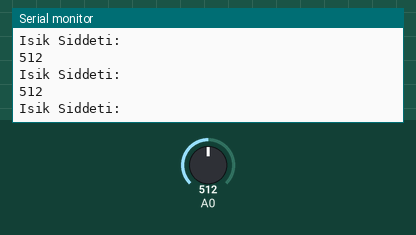
This sketch was run on a simulated Arduino Uno, built with avr-gcc and run on an emulated ATmega328P. Shown: the last lines printed to the serial monitor. The test bench sets the inputs (shaded band); at power-on: A0 = 512.

Above: at 1.2 s.
1.3 s: A0 set to 109
At 2.4 s:
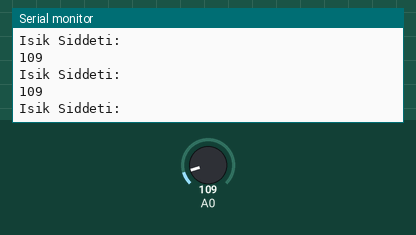
2.8 s: A0 set to 91
At 3.4 s:
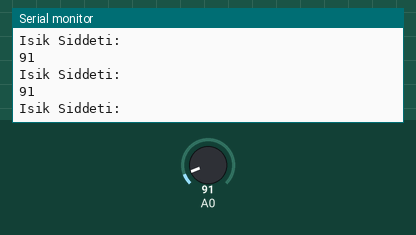
5.8 s: A0 set to 11
At 6.5 s:
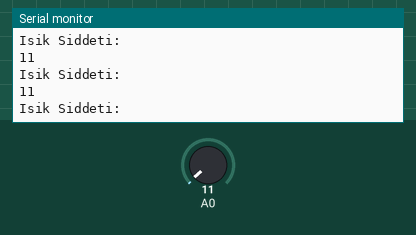
8.8 s: A0 set to 8
At 9.6 s:
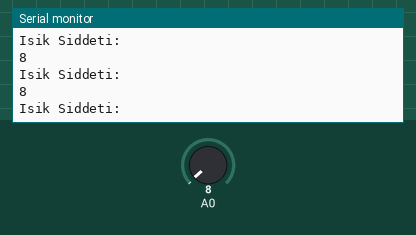
Timing chart, 0 to 11.3 s (numbered marks = the images above; inputs shaded):
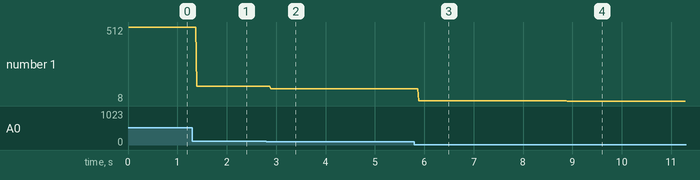

Measured:
- after the input at 1.3 s, the serial monitor: prints a new line after 0.09 s (image 1)
- after the input at 2.8 s, the serial monitor: prints a new line after 0.09 s (image 2)
- after the input at 5.8 s, the serial monitor: prints a new line after 0.09 s (image 3)
- after the input at 8.8 s, the serial monitor: prints a new line after 0.09 s (image 4)
- plotted number 1: 512 → 109 after the input at 1.3 s, 109 → 91 after the input at 2.8 s, 91 → 11 after the input at 5.8 s, 11 → 8 after the input at 8.8 s

The sketch:

ldr.ino
```cpp
void setup() {
  Serial.begin(9600);

}

void loop() {
  int LDRDeger = analogRead(A0);
  Serial.println("Isik Siddeti:");
  Serial.println(LDRDeger);
}
```
